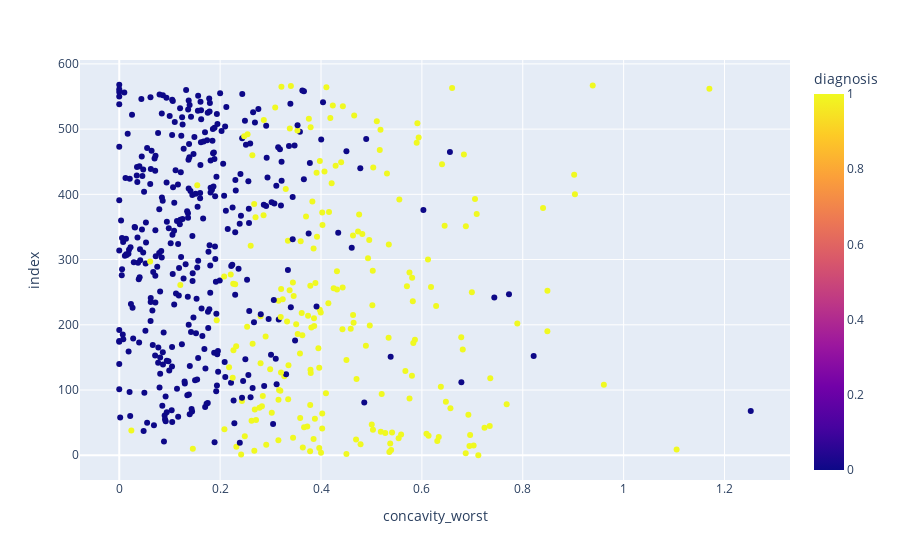

Notebook cell for this chart:
### Code cell
px.scatter(data_frame=df,x='concavity_worst',color='diagnosis',color_discrete_sequence=['#05445E','#75E6DA'])

### Figure 1 — Plotly figure (JSON) as saved in the notebook; plotly's stock layout.template omitted (floating-point values rounded to 4 significant figures; data arrays with more than 128 entries replaced by an {"elided": "..."} marker saying what was removed)
{"data": [{"hovertemplate": "concavity_worst=%{x}<br>index=%{y}<br>diagnosis=%{marker.color}<extra></extra>", "legendgroup": "", "marker": {"color": {"elided": "569 int values"}, "coloraxis": "coloraxis", "symbol": "circle"}, "mode": "markers", "name": "", "orientation": "h", "showlegend": false, "type": "scatter", "x": {"elided": "569 float values"}, "xaxis": "x", "y": {"elided": "569 int values"}, "yaxis": "y"}], "layout": {"coloraxis": {"colorbar": {"title": {"text": "diagnosis"}}, "colorscale": [[0, "#0d0887"], [0.1111, "#46039f"], [0.2222, "#7201a8"], [0.3333, "#9c179e"], [0.4444, "#bd3786"], [0.5556, "#d8576b"], [0.6667, "#ed7953"], [0.7778, "#fb9f3a"], [0.8889, "#fdca26"], [1, "#f0f921"]]}, "legend": {"tracegroupgap": 0}, "margin": {"t": 60}, "xaxis": {"anchor": "y", "domain": [0, 1], "title": {"text": "concavity_worst"}}, "yaxis": {"anchor": "x", "domain": [0, 1], "title": {"text": "index"}}}}
